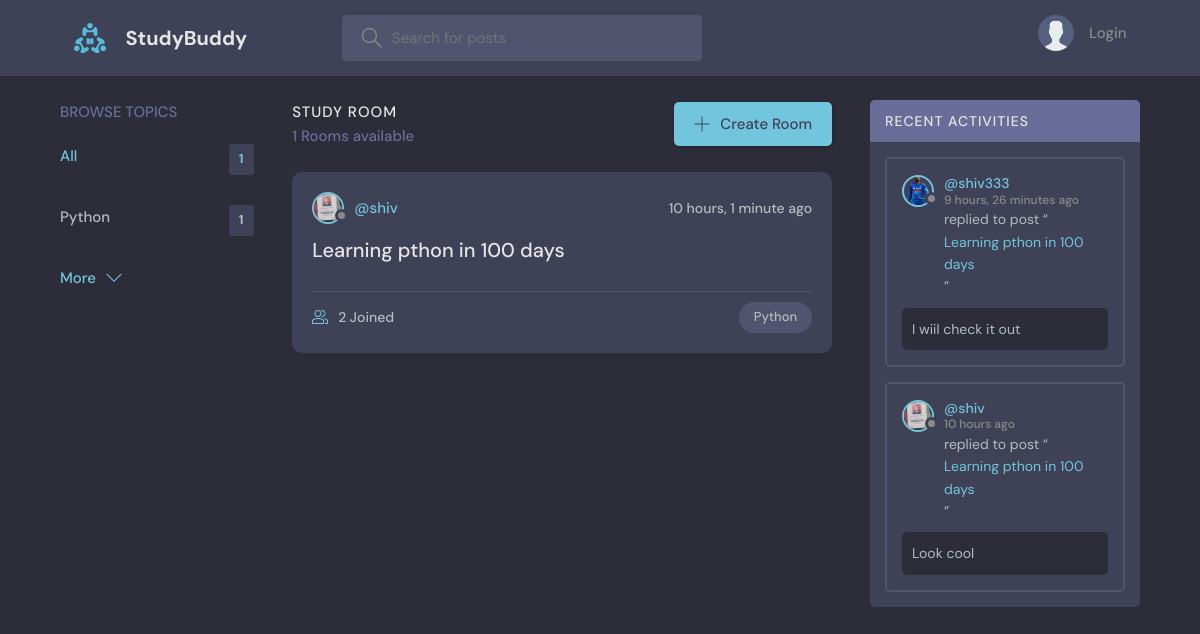
The page / on the database its author committed.
### base/models.py (models this page shows, shortened)
class Topic(models.Model):
    name=models.CharField(max_length=200)

class Room(models.Model):
    host = models.ForeignKey(User, on_delete=models.SET_NULL,null=True)
    topic = models.ForeignKey(Topic, on_delete=models.SET_NULL,null=True)
    name=models.CharField(max_length=200)
    description=models.TextField(null=True,blank=True)
    participants=models.ManyToManyField(User, related_name='participants',blank=True)
    updated = models.DateTimeField(auto_now=True)
    created = models.DateTimeField(auto_now_add=True)
    class Meta:
        ordering = ['-updated','-created']
    def __str__(self):
        return self.name

class User(AbstractUser):
    name = models.CharField(max_length=200, null=True)
    email = models.EmailField(unique=True, null=True)
    bio = models.TextField(null=True)
    avatar=models.ImageField(null=True, default='assets/avatar.svg')
    USERNAME_FIELD ='email'
    REQUIRED_FIELDS=[]

class Message(models.Model):
    user = models.ForeignKey(User, on_delete=models.CASCADE)
    room = models.ForeignKey(Room, on_delete=models.CASCADE)
    body = models.TextField()
    updated = models.DateTimeField(auto_now=True)
    created = models.DateTimeField(auto_now_add=True)
    class Meta:
        ordering = ['-updated','-created']

### base/views.py (the view)
# urls.py: path('',views.home, name="home"),
def home(request):
    q = request.GET.get('q') if request.GET.get('q')!=None else ''
    rooms=Room.objects.filter(Q(topic__name__icontains=q)|
                              Q(name__icontains=q)|
                              Q(description__icontains=q))
    room_count=rooms.count()
    topics = Topic.objects.all()[0:5]
    room_messages=Message.objects.filter(Q(room__topic__name__icontains=q))
    context={"rooms":rooms,'topics':topics,"room_count":room_count,"room_messages":room_messages};
    return render(request, "base/home.html",context)

### base/templates/base/home.html (shortened to what this page needs)
{% extends 'main.html'%}
{% block content %}
<main class="layout layout--3">
      <div class="container">
        {% include 'base/topic_component.html' %}
        <div class="roomList">
          <div class="roomList__header">
            <div>
              <h2>Study Room</h2>
              <p>{{room_count}} Rooms available</p>
            </div>
            <a class="btn btn--main" href="{% url 'create-room' %}">
              <svg version="1.1" xmlns="http://www.w3.org/2000/svg" width="32" height="32" viewBox="0 0 32 32">
                <title>add</title>
                <path
                  d="M16.943 0.943h-1.885v14.115h-14.115v1.885h14.115v14.115h1.885v-14.115h14.115v-1.885h-14.115v-14.115z"
                ></path>
              </svg>
              Create Room
            </a>
          </div>
         {% include 'base/feed_component.html' %}
        </div>
         {% include 'base/activity_component.html' %}
      </div>
    </main>
{% endblock %}

### base/templates/base/topic_component.html
<div class="topics">
   <div class="topics__header">
     <h2>Browse Topics</h2>
   </div>
   <ul class="topics__list">
     <li>
       <a href="{% url 'home' %}" class="active">All <span>{{topics.count}}</span></a>
     </li>
     {% for topic in topics %}
     <li >
      <a href="{% url 'home' %}?q={{topic.name}}">
         {{topic.name}} <span> {{topic.room_set.all.count}}</span>
      </a>
     </li>
     {% endfor %}
   </ul>
   <a class="btn btn--link" href="{% url 'topics' %}">
     More
     <svg version="1.1" xmlns="http://www.w3.org/2000/svg" width="32" height="32" viewBox="0 0 32 32">
       <title>chevron-down</title>
       <path d="M16 21l-13-13h-3l16 16 16-16h-3l-13 13z"></path>
     </svg>
   </a>
 </div>

### base/templates/base/feed_component.html (shortened to what this page needs)
{% for room in rooms %}
<div class="roomListRoom">
    <div class="roomListRoom__header">
        {% if room.host.id %}
        <a href="{% url 'user-profile' room.host.id %}" class="roomListRoom__author">
            <div class="avatar avatar--small">
                <img src="{{room.host.avatar.url}}" />
            </div>
            <span>@{{room.host.username}}</span>
        </a>
    {% else %}
        <p>No profile available</p>
    {% endif %}
        <div class="roomListRoom__actions">
            <span>{{room.created|timesince}} ago</span>
        </div>
    </div>
    <div class="roomListRoom__content">
        <a href="{% url 'room' room.id %}">{{room.name}}</a>
    </div>
    <div class="roomListRoom__meta">
        <a href="{% url 'room' room.id %}" class="roomListRoom__joined">
            {{room.participants.all.count}} Joined
        </a>
        <p class="roomListRoom__topic">{{room.topic.name}}</p>
    </div>
</div>
{% endfor %}

### base/templates/base/activity_component.html (shortened to what this page needs)
<div class="activities">
  <div class="activities__header">
      <h2>Recent Activities</h2>
  </div>
  {% for message in room_messages %}
  <div class="activities__box">
      <div class="activities__boxHeader roomListRoom__header">
          <a href="{% url 'user-profile' message.user.id %}" class="roomListRoom__author">
              <div class="avatar avatar--small">
                  <img src="{{message.user.avatar.url}}" />
              </div>
              <p>
                  @{{message.user.username}}
                  <span>{{message.created|timesince}} ago</span>
              </p>
          </a>
      </div>
      <div class="activities__boxContent">
          <p>replied to post “<a href="{% url 'room' message.room.id %}">{{message.room}}</a>”</p>
          <div class="activities__boxRoomContent">{{message.body}}</div>
      </div>
  </div>
  {% endfor %}
</div>

### rows shown on the page
Topic: name "Python", room_set.all.count "1"
Room: host.avatar (picture), host.username "shiv", created "10 hours, 1 minute", name "Learning pthon in 100 days", participants.all.count "2", topic.name "Python"
Message: user.avatar (picture), user.username "shiv333", created "9 hours, 26 minutes", room "Learning pthon in 100 days", body "I wiil check it out"
Message: user.avatar (picture), user.username "shiv", created "10 hours", room "Learning pthon in 100 days", body "Look cool"

### other values the page prints
{{ topics.count }} "1"
{{ room_count }} "1"
